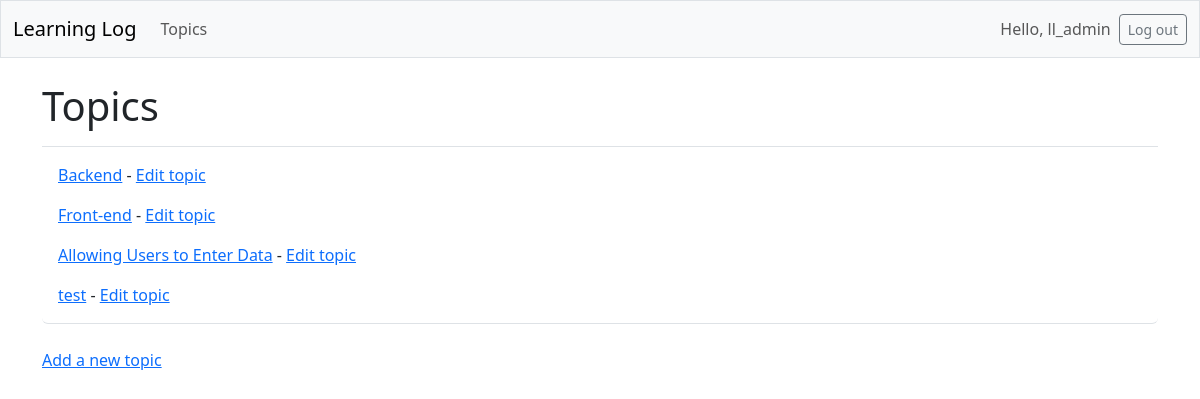
Page /topics/ (signed in) on the earlier database version.
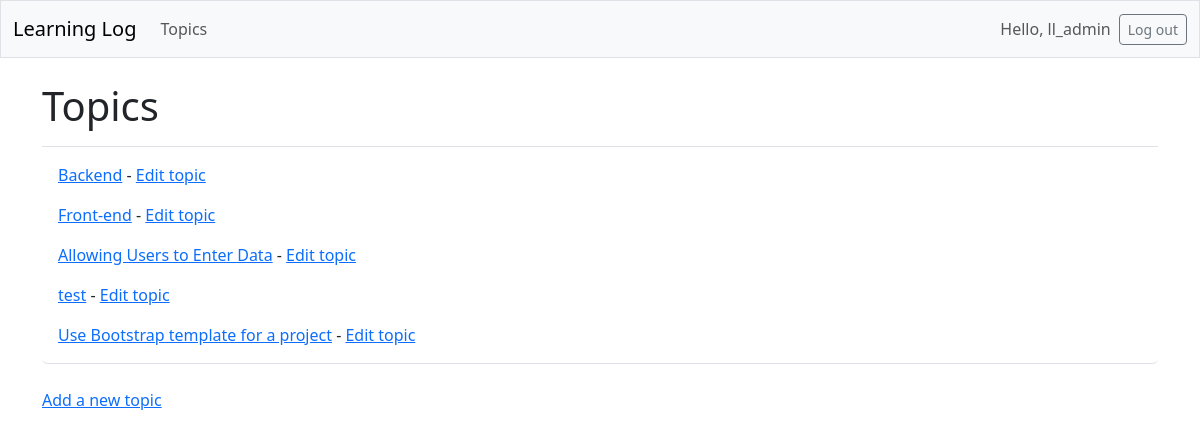
Same page on the later database version.
### learning_logs/models.py (models this page shows, shortened)
class Topic(models.Model):
    text = models.CharField(max_length=200)
    date_added = models.DateTimeField(auto_now_add=True)
    owner = models.ForeignKey(User, on_delete=models.CASCADE)

### learning_logs/views.py (the view)
# urls.py: path('topics/', views.topics, name='topics'),
@login_required
def topics(request):
    topics = Topic.objects.filter(owner=request.user).order_by('date_added')
    context = {'topics': topics}
    return render(request, 'learning_logs/topics.html', context)

### learning_logs/templates/learning_logs/topics.html
{% extends 'learning_logs/base.html' %}
{% block page_header %}
<h1>Topics</h1>
{% endblock page_header %}
{% block content %}
<ul class="list-group border-bottom pb-2 mb-4">
    {% for topic in topics %}
    <li class="list-group-item border-0">
        <a href="{% url 'learning_logs:topic' topic.id %}">{{ topic.text }}</a> -
        <a href="{% url 'learning_logs:edit_topic' topic.id %}">
            Edit topic</a>
    </li>
    {% empty %}
    <li class="list-group-item border-0">No topics have been added yet.</li>
    {% endfor %}
</ul>
<a href="{% url 'learning_logs:new_topic' %}">Add a new topic</a>
{% endblock content %}

### learning_logs/templates/learning_logs/base.html (shortened to what this page needs)
<!-- All Bootstrap styling options are now available in any template that inherits from base.html.
    If you want to use custom template tags from django-bootstrap5, each template will need to include
    the {% load django_bootstrap5 %} tag -->
<!DOCTYPE html>
<html lang="en">
<head>
    {% load django_bootstrap5 %}
    {% bootstrap_css %}
</head>
<body>
    <nav class="navbar navbar-expand-md navbar-light bg-light mb-4 border">
        <div class="container-fluid">
            <a class="navbar-brand" href="{% url 'learning_logs:index' %}">Learning Log</a>
            <div class="collapse navbar-collapse" id="navbarCollapse">
                <ul class="navbar-nav me-auto mb-2 mb-md-0">
                    <li class=" nav-item">
                        <a class="nav-link" href="{% url 'learning_logs:topics' %}">Topics</a>
                    </li>
                </ul>
                <ul class="navbar-nav ms-auto mb-2 mb-md-0">
                    {% if user.is_authenticated %}
                    <li class="nav-item">
                        <span class="navbar-text me-2">Hello, {{ user.username }}</span>
                    </li>
                    {% endif %}
                </ul>
                {% if user.is_authenticated %}
                <form action="{% url 'accounts:logout' %}" method="post">
                    <button type="submit" class="btn btn-outline-secondary btn-sm">Log out</button>
                </form>
                {% endif %}
            </div>
        </div>
    </nav>
    <main class="container">
        <div class="pb-2 mb-2 border-bottom">
            {% block page_header %} {% endblock page_header %}
        </div>
        <div>
            {% block content %}{% endblock content %}
        </div>
    </main>
</body>
</html>

Differences in the rows shown:
added Topic: text "Use Bootstrap template for a project"
